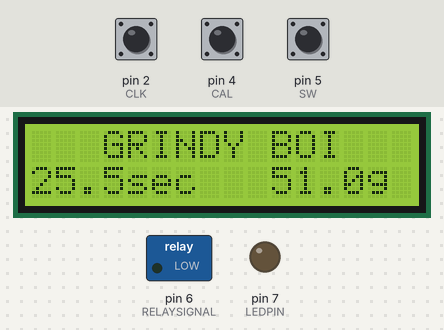
Bench run of a sketch on a simulated Arduino Uno, built with avr-gcc and run on an emulated ATmega328P. Shown: 16×2 character LCD, switched loads named in the sketch (green lamp = pin HIGH), output pins drawn as LEDs (lit = HIGH). Inputs (shaded band) come from the test bench; at power-on: pin 5 (SW) HIGH, pin 2 (CLK) HIGH, pin 4 (CAL) HIGH. What the sketch prints to the serial monitor is not drawn.

Above: at 1.3 s.
1.4 s: pin 5 (SW) pulled LOW for 0.15 s
At 1.59 s:
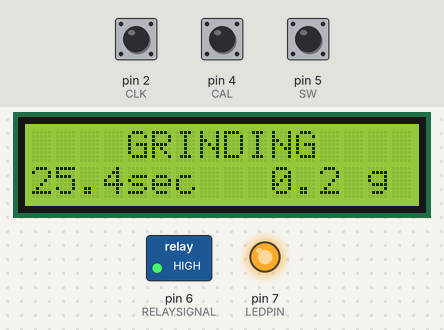
At 27.8 s:
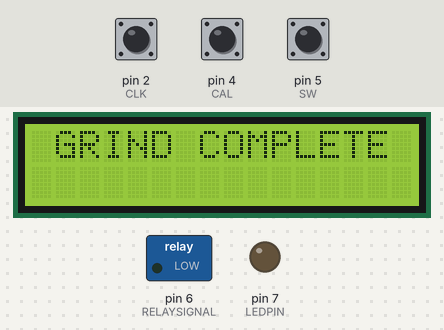
Timing chart, 0 to 28.5 s (numbered marks = the images above; inputs shaded):
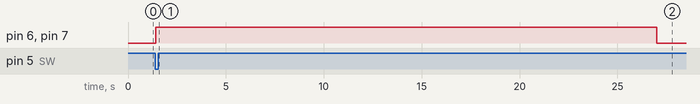

The sketch:

CoffeeGrinder.ino
```cpp
/*
Coffee Grinder timer

- Rotary encoder rotation adjusts time duration.
- Pushing encoder allows rotary encoder to adjust the calibration between dose weight and the given duration, changing the time/weight ratio
- Pressing the Grind button powers the relay for set duration, and stores changed duration to EEPROM
- Releasing the Calibration button stores dose weight to EEPROM
*/


//load libraries
#include <Wire.h>
#include <LCD.h>
#include <LiquidCrystal_I2C.h>
#include <EEPROM.h>

//Define variables

//LCD I2C
#define I2C_ADDR          0x27        //Define I2C Address where the PCF8574A is
#define BACKLIGHT_PIN      3
#define En_pin             2
#define Rw_pin             1
#define Rs_pin             0
#define D4_pin             4
#define D5_pin             5
#define D6_pin             6
#define D7_pin             7

//RELAY
#define RELAYSIGNAL        6
#define LEDPIN             7

// Rotary Encoder Inputs
#define CLK 2
#define DT 3
#define CAL 4

//CALIBRATION BUTTON
#define SW 5

//Initialise the LCD
LiquidCrystal_I2C      lcd(I2C_ADDR, En_pin,Rw_pin,Rs_pin,D4_pin,D5_pin,D6_pin,D7_pin);

//EEPROM
int timeAddr = 0;
int timeEERead = 0;
int weightAddr = 1;
int weightEERead = 0;
int byteMin = 0;
int byteMax = 255;

//Dose variables
unsigned int grindTimeINT = EEPROM.read(timeAddr);
unsigned int grindWeightINT = EEPROM.read(weightAddr);
float grindTime = float(grindTimeINT)/10; //1 byte max allows max 25.5 second grind time
float grindTimeRemaining = grindTime;
float grindWeight = float(grindWeightINT)*0.2; //1 byte max allows max 51 gram dose
float grindWeightRemaining = grindWeight; //1 byte max allows max 51 gram dose
float grindCoeff = float(grindWeightINT)/float(grindTimeINT);


//Rotary Encoder variables
int counter = 0;
int currentStateCLK;
int lastStateCLK;
unsigned long lastButtonPress = 0;

//Calibration Variables
bool calMode = 0;
unsigned long lastCalButtonPress = 0;
int lastCalBtnState = HIGH;

//Screen Update
long previousMillis = 0;
unsigned int interval = 500;


void setup()
 {
    //Define the LCD as 16 column by 2 rows
    Serial.begin(9600);
    lcd.begin (16,2);

    Serial.print("Grind Time INT: ");
    Serial.println(grindTimeINT);
    Serial.print("Grind Weight INT: ");
    Serial.println(grindWeightINT);
    Serial.print("Grind Coeff: ");
    Serial.println(grindCoeff);

    //Switch on the backlight
    lcd.setBacklightPin(BACKLIGHT_PIN,POSITIVE);
    lcd.setBacklight(HIGH);

    //Configure relay pin, and set to LOW
    pinMode(RELAYSIGNAL, OUTPUT);
    digitalWrite(RELAYSIGNAL,LOW);

    //Configure LED pin, and set to LOW
    pinMode(LEDPIN, OUTPUT);
    digitalWrite(LEDPIN,LOW);

    lcd.setCursor(3, 0);
    lcd.print("GRINDY BOI");
    screenUpdate();

    // Set encoder & pushbutton pins as inputs with internal pull-up
    pinMode(CLK,INPUT_PULLUP);
    pinMode(DT,INPUT_PULLUP);
    pinMode(SW, INPUT_PULLUP);
    pinMode(CAL, INPUT_PULLUP);

    // Read the initial state of CLK
    lastStateCLK = digitalRead(CLK);

 }


void loop()
{
  unsigned long currentMillis = millis();

  //Checks if Calibration Mode is active
  calCheck();

  //Checks Encoder
  encoderCheck();

  //Periodic screen refresh, at defined interval
  if (currentMillis - previousMillis > interval)
  {
    previousMillis = currentMillis;
  }

}

void grindRun()
{
  //Compare EEPROM value to variable, and write new value to EEPROM if changed
  timeEERead = EEPROM.read(timeAddr);
  if (timeEERead != grindTimeINT)
  {
    EEPROM.write(timeAddr, grindTimeINT);
    Serial.print("Grind Time changed. New time stored to EEPROM: ");
    Serial.println(grindTimeINT);
  }

  lcd.clear();
  lcd.setCursor(4, 0);
  lcd.print("GRINDING");

  previousMillis = millis();
  unsigned long startMillis = millis();
  //Turn on Relay
  digitalWrite(RELAYSIGNAL,HIGH);
  digitalWrite(LEDPIN,HIGH);

  //Relay powered for defined duration
  while (millis() - startMillis < (grindTimeINT*100)) {
    // Loop til grind time passed.
    grindTimeRemaining = grindTime - float(millis()- startMillis)/1000;
    grindWeightRemaining = grindWeight * (float(millis()- startMillis)/1000)/grindTime;
    lcd.setCursor(0, 1);
    lcd.print(grindTimeRemaining,1);
    lcd.print(" ");
    lcd.setCursor(4, 1);
    lcd.print("sec");
    lcd.setCursor(10, 1);
    lcd.print(grindWeightRemaining,1);
    lcd.print(" ");
    lcd.setCursor(14, 1);
    lcd.print("g");

    Serial.println(grindTimeRemaining);
    delay(100);
  }

  //Turn off Relay
  digitalWrite(RELAYSIGNAL,LOW);
  digitalWrite(LEDPIN,LOW);

  lcd.clear();
  lcd.setCursor(1, 0);
  lcd.print("GRIND COMPLETE");
  delay(1000);
  lcd.clear();
  lcd.setCursor(3, 0);
  lcd.print("GRINDY BOI");
  screenUpdate();
}

void encoderCheck()
{
  // Read the current state of CLK
  currentStateCLK = digitalRead(CLK);

  // If last and current state of CLK are different, then pulse occurred
  // React to only 1 state change to avoid double count
  if (currentStateCLK != lastStateCLK ){
  //if (currentStateCLK != lastStateCLK  && currentStateCLK == 1){
    // If the DT state is different than the CLK state then
    // the encoder is rotating CCW so decrement
    if (calMode==0){
      if (digitalRead(DT) != currentStateCLK) {

        if (grindTimeINT != byteMin)
        {
          grindTimeINT--;
	      }
      }
      else {
        if (grindTimeINT != byteMax)
        {
          grindTimeINT++;
        }
      }

      grindTime=float(grindTimeINT)/10;

      grindWeightINT = grindTimeINT * grindCoeff;
      grindWeight = float(grindWeightINT)*0.2;

      screenUpdate();
    }
    else if (calMode == 1){
      if (digitalRead(DT) != currentStateCLK) {

        if (grindWeightINT != byteMin)
        {
          grindWeightINT--;
        }
      }
      else {
        if (grindWeightINT != byteMax)
        {
          grindWeightINT++;
        }
      }
      grindWeight = float(grindWeightINT)*0.2;

      grindCoeff = float(grindWeightINT)/float(grindTimeINT);
      screenUpdate();

    }

  }

  // Remember last CLK state
  lastStateCLK = currentStateCLK;

  // Read the button state
  int btnState = digitalRead(SW);

  //If we detect LOW signal, button is pressed
  if (btnState == LOW) {
    //debounce
    if (millis() - lastButtonPress > 50) {
      Serial.println("Grinding");
      grindRun();
    }

    // Remember last button press event
    lastButtonPress = millis();
  }

  // Put in a slight delay to help debounce the reading
  delay(1);
}

void calCheck()
{
  // Read the button state
  int calBtnState = digitalRead(CAL);

  //Save grind weight if calibration button has been released
  if (calBtnState == HIGH && lastCalBtnState == LOW) {
    Serial.println("Saving Calibration");
    EEPROM.write(weightAddr, grindWeightINT);
    Serial.println("Grind Weight changed. New weight stored to EEPROM");
    lcd.clear();
    lcd.setCursor(3, 0);
    lcd.print("GRINDY BOI");
    screenUpdate();
    }

  //Calibration mode when button pressed
  if (calBtnState == LOW) {
    //debounce
    if (millis() - lastCalButtonPress > 50) {
      Serial.println("Calibration Mode");
      calMode = 1;
      lcd.clear();
      lcd.setCursor(3, 0);
      lcd.print("CALIBRATE");
      screenUpdate();
    }

    // Remember last button press event
    lastCalButtonPress = millis();
  }
  else {
    calMode = 0;
  }
  // Put in a slight delay to help debounce the reading
  delay(1);
  lastCalBtnState = calBtnState;
}

void screenUpdate(){

    lcd.setCursor(0, 1);
    lcd.print("                ");
    lcd.setCursor(0, 1);
    lcd.print(grindTime,1);
    lcd.setCursor(4, 1);
    lcd.print("sec");
    lcd.setCursor(11, 1);
    lcd.setCursor(10, 1);
    lcd.print(grindWeight,1);
    lcd.setCursor(14, 1);
    lcd.print("g");
}
```

Measured:
- after the input at 1.4 s, pin 6 (RELAYSIGNAL), pin 7 (LEDPIN): LOW → HIGH at once, → LOW 25.6 s later; the display: first changes at once (image 1 shows a later state)
- what the display in image 2 shows lasts 1.1 s, from 27.0 s to 28.1 s
